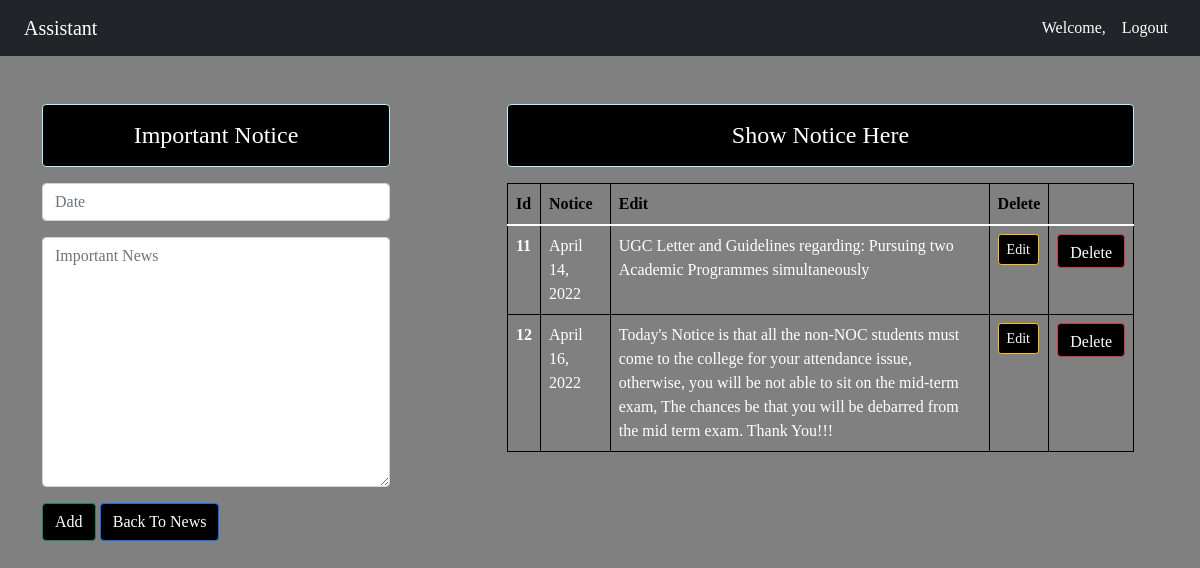
The page /notice/ on the database its author committed.
### Assistant/models.py (models this page shows)
class Notice(models.Model):
    date = models.DateField()
    notice = models.TextField()

### Assistant/views.py (the view)
# urls.py: path('notice/', views.notice, name='notice'),
def notice(request):
    if request.method == 'POST':
        nm = NoticeForm(request.POST)
        if nm.is_valid():
            dt = nm.cleaned_data['date']
            nm = nm.cleaned_data['notice']
            reg = Notice(date = dt,notice = nm)
            reg.save()
            nm = NoticeForm()
    else:
        nm = NoticeForm()
    note = Notice.objects.all()
    return render(request, 'Assistant/notice.html', {'form' : nm, 'ntu' : note})

### Assistant/forms.py
class NoticeForm(forms.ModelForm):
    class Meta:
        model = Notice
        fields = ['date','notice']
        labels = {"notice" : "","date" : "",}
        widgets = {
            'date' : forms.DateInput(attrs={'placeholder': 'Date', 'class': 'form-control', 'style': 'font-family : times new roman;'}),
            'notice' : forms.Textarea(attrs={'placeholder': 'Important News', 'class': 'form-control', 'style': 'font-family : times new roman; height : 250px;'})
        }

### Assistant/templates/Assistant/notice.html (shortened to what this page needs)
{% extends 'Assistant/base.html' %}
{% load static %}
{% block content %}
<div class="col-sm-10">
</div>
<div class="row">
    <div class="col-sm-4">
        <h4 class="text-center alert alert-info"  style = "font-family:times new Roman; background-color: black; color: white;">Important Notice</h4>
        <form action="" method = 'POST'>
            {{form.as_p}}
            <input type="submit" class="btn btn-success" value="Add" style = "font-family:times new Roman; background-color: black; color: white;">
            <a href="{% url 'news' %}" class="btn btn-primary" style = "font-family:times new Roman; background-color: black; color: white;">Back To News</a>
        </form>
    </div>
    <div class="class col-sm-7 offset-1">
        <h4 class="text-center alert alert-info" style = "font-family:times new Roman; background-color: black; color: white;">Show Notice Here</h4>
        {% if ntu %}
            <table class="table table-hover" style = "font-family:times new Roman; background-color: grey; color: white; border: 1px solid black;">
                <thead>
                    <tr style = "font-family: times new roman; font-family:times new Roman; background-color: grey; color: white;">
                        <th scope="col"  style = "font-family:times new Roman; background-color: grey; color: black; font-size: 16px;">Id</th>
                        <th scope="col"  style = "font-family:times new Roman; background-color: grey; color: black; font-size: 16px;">Notice</th>
                        <th scope="col"  style = "font-family:times new Roman; background-color: grey; color: black; font-size: 16px;">Edit</th>
                        <th scope="col"  style = "font-family:times new Roman; background-color: grey; color: black; font-size: 16px;">Delete</th>
                    </tr>
                </thead>
                <tbody>
                    {% for nt in ntu %}
                        <tr>
                            <th scope="row">{{nt.id}}</th>
                            <td>{{nt.date}}</td>
                            <td>{{nt.notice}}</td>
                            <td>
                                <a href="{% url 'noticeupdatedata' nt.id %}" class="btn btn-warning btn-sm" style = "font-family:times new Roman; background-color: black; color: white;">Edit</a>
                            </td>
                            <td>
                                <form action="{% url 'noticedeletedata' nt.id %}" method="post" class="d-inline" >
                                    <input type="submit" class="btn btn-danger" value="Delete" style = "font-family:times new Roman; background-color: black; color: white; height: 34px;">
                                </form>
                            </td>
                        </tr>
                    {% endfor %}
                </tbody>
            </table>
        {% else %}
            <h4 text-center alert alert-warning style = "font-family:times new Roman;">No Notice For Show</h4>
        {% endif %}
    </div>
</div>
{% endblock content %}

### Assistant/static/Assistant/css/style.css (style rules this page uses)
body { background-color:grey; }
table, th, td { border:1px solid black; }

### rows shown on the page
Notice: id "11", date "April 14, 2022", notice "UGC Letter and Guidelines regarding: Pursuing two Academic Programmes simultaneously"
Notice: id "12", date "April 16, 2022", notice "Today's Notice is that all the non-NOC students must come to the college for your attendance issue, otherwise, you will be not able to sit on the mid-term exam, The chances be that you will be debarred from the mid term exam. Thank You!!!"
